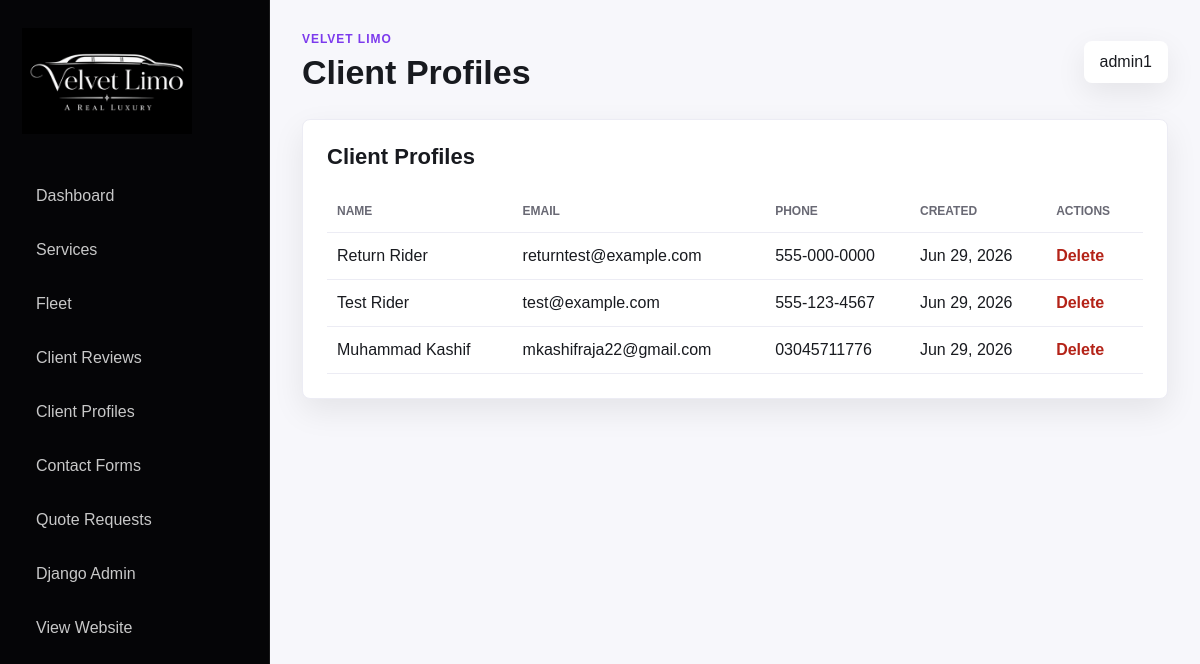
/dashboard/main/client-profiles/ (signed in), run on the app's committed database.
### main/models.py (models this page shows, shortened)
class ClientProfile(models.Model):
    user = models.OneToOneField(settings.AUTH_USER_MODEL, on_delete=models.CASCADE, related_name='profile')
    full_name = models.CharField(max_length=255)
    phone = models.CharField(max_length=30)
    created_at = models.DateTimeField(auto_now_add=True)

### dashboard/views.py (the view)
# urls.py: path('main/client-profiles/', views.client_profile_list, name='dashboard_client_profiles'),
@staff_member_required(login_url='admin:login')
def client_profile_list(request):
    client_profiles = ClientProfile.objects.select_related('user').order_by('-created_at')
    return render(request, 'dashboard/client_profile_list.html', {'client_profiles': client_profiles})

### main/context_processors.py (called while the page is built)
def google_maps_api_key(request):
    return {
        'GOOGLE_MAPS_API_KEY': getattr(settings, 'GOOGLE_MAPS_API_KEY', ''),
        'USE_GOOGLE_MAPS_API': getattr(settings, 'USE_GOOGLE_MAPS_API', False),
    }

### templates/dashboard/client_profile_list.html
{% extends 'dashboard/base.html' %}
{% block dashboard_title %}Client Profiles{% endblock %}
{% block dashboard_content %}
<section class="dashboard-panel">
	<div class="dashboard-panel-head">
		<h2>Client Profiles</h2>
	</div>
	<table class="dashboard-table">
		<thead>
			<tr>
				<th>Name</th>
				<th>Email</th>
				<th>Phone</th>
				<th>Created</th>
				<th>Actions</th>
			</tr>
		</thead>
		<tbody>
			{% for client_profile in client_profiles %}
			<tr>
				<td>{{ client_profile.full_name }}</td>
				<td>{{ client_profile.user.email }}</td>
				<td>{{ client_profile.phone }}</td>
				<td>{{ client_profile.created_at|date:"M d, Y" }}</td>
				<td>
					<a class="dashboard-danger-link" href="{% url 'dashboard_client_profile_delete' client_profile.id %}">Delete</a>
				</td>
			</tr>
			{% empty %}
			<tr><td colspan="5">No client profiles found.</td></tr>
			{% endfor %}
		</tbody>
	</table>
</section>
{% endblock %}

### templates/dashboard/base.html (shortened to what this page needs)
{% load static %}
<!doctype html>
<html lang="en">
	<head>
		<link rel="stylesheet" href="{% static 'assets/css/dashboard.css' %}" />
	</head>
	<body>
		<div class="dashboard-shell">
			<aside class="dashboard-sidebar">
				<a class="dashboard-brand" href="{% url 'dashboard_home' %}">
					<img src="{% static 'assets/imgs/template/velvet-logo.png' %}" alt="Velvet Limo" />
				</a>
				<nav class="dashboard-nav">
					<a href="{% url 'dashboard_home' %}">Dashboard</a>
					<a href="{% url 'dashboard_services' %}">Services</a>
					<a href="{% url 'dashboard_fleet' %}">Fleet</a>
					<a href="{% url 'dashboard_client_reviews' %}">Client Reviews</a>
						<a href="{% url 'dashboard_client_profiles' %}">Client Profiles</a>
						<a href="{% url 'dashboard_contact_forms' %}">Contact Forms</a>
						<a href="{% url 'dashboard_quote_requests' %}">Quote Requests</a>
					<a href="{% url 'admin:index' %}">Django Admin</a>
					<a href="{% url 'home' %}">View Website</a>
				</nav>
			</aside>
			<main class="dashboard-main">
				<header class="dashboard-topbar">
					<div>
						<p class="dashboard-eyebrow">Velvet Limo</p>
						<h1>{% block dashboard_title %}Dashboard{% endblock %}</h1>
					</div>
					<div class="dashboard-user">
						<span>{{ request.user.get_username }}</span>
					</div>
				</header>
				{% block dashboard_content %}{% endblock %}
			</main>
		</div>
	</body>
</html>

### static/assets/css/dashboard.css (style rules this page uses)
* { box-sizing: border-box; }
body { background: #0d0b12; color: #181a1f; font-family: Arial, Helvetica, sans-serif; margin: 0; }
a { color: inherit; text-decoration: none; }
.dashboard-shell { display: flex; min-height: 100vh; }
.dashboard-sidebar { background: #050507; border-right: 1px solid rgba(255, 255, 255, 0.08); color: #ffffff; flex: 0 0 270px; padding: 28px 22px; }
.dashboard-brand { display: block; margin-bottom: 36px; }
.dashboard-brand img { max-width: 170px; }
.dashboard-nav { display: grid; gap: 10px; }
.dashboard-nav a { border-radius: 8px; color: rgba(255, 255, 255, 0.78); padding: 13px 14px; }
.dashboard-main { background: #f7f7fb; flex: 1; padding: 32px; }
.dashboard-topbar { align-items: center; display: flex; justify-content: space-between; margin-bottom: 28px; }
.dashboard-eyebrow { color: #7c3aed; font-size: 12px; font-weight: 700; letter-spacing: 0.08em; margin: 0 0 8px; text-transform: uppercase; }
.dashboard-topbar h1 { font-size: 34px; line-height: 1.1; margin: 0; }
.dashboard-user { background: #ffffff; border-radius: 8px; box-shadow: 0 10px 30px rgba(13, 11, 18, 0.08); padding: 12px 16px; }
.dashboard-stat, .dashboard-panel { background: #ffffff; border: 1px solid #ececf4; border-radius: 8px; box-shadow: 0 12px 32px rgba(13, 11, 18, 0.08); }
.dashboard-panel { padding: 24px; }
.dashboard-panel h2 { font-size: 22px; margin: 0 0 20px; }
.dashboard-panel-head { align-items: center; display: flex; justify-content: space-between; margin-bottom: 20px; }
.dashboard-panel-head h2 { margin-bottom: 0; }
.dashboard-table { border-collapse: collapse; width: 100%; }
.dashboard-table th, .dashboard-table td { border-bottom: 1px solid #ececf4; padding: 14px 10px; text-align: left; }
.dashboard-table th { color: #696974; font-size: 12px; text-transform: uppercase; }
.dashboard-table a { color: #7c3aed; font-weight: 700; margin-right: 12px; }
.dashboard-table .dashboard-danger-link { color: #b42318; }

### data on the page
ClientProfile: full_name "Return Rider", user.email "returntest@example.com", phone "555-000-0000", created_at "Jun 29, 2026"
ClientProfile: full_name "Test Rider", user.email "test@example.com", phone "555-123-4567", created_at "Jun 29, 2026"
ClientProfile: full_name "Muhammad Kashif", user.email "mkashifraja22@gmail.com", phone "03045711776", created_at "Jun 29, 2026"

### other printed values
{{ request.user.get_username }} "admin1"
